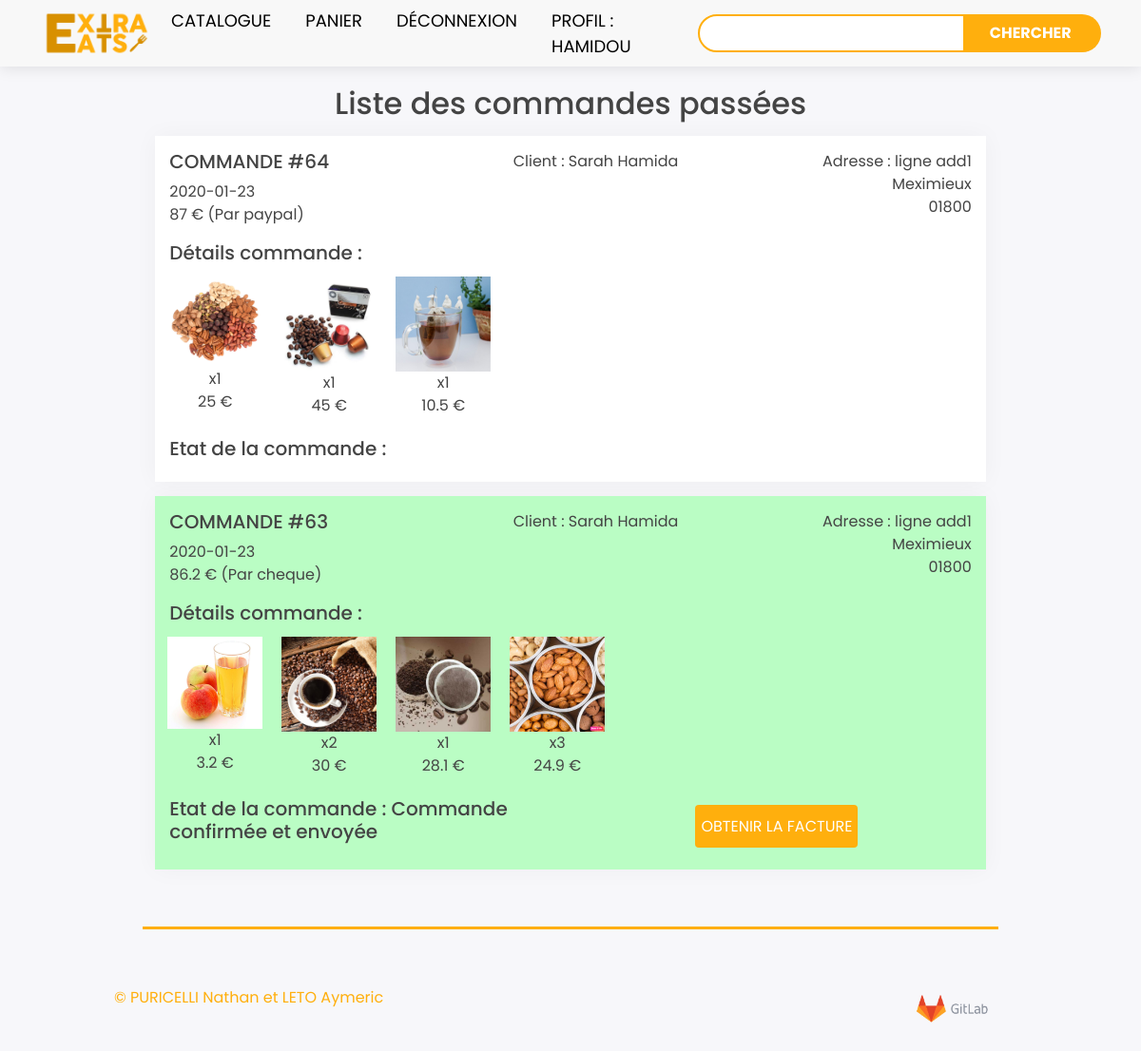
The app's page /index.php?page=profile (signed in), older data.
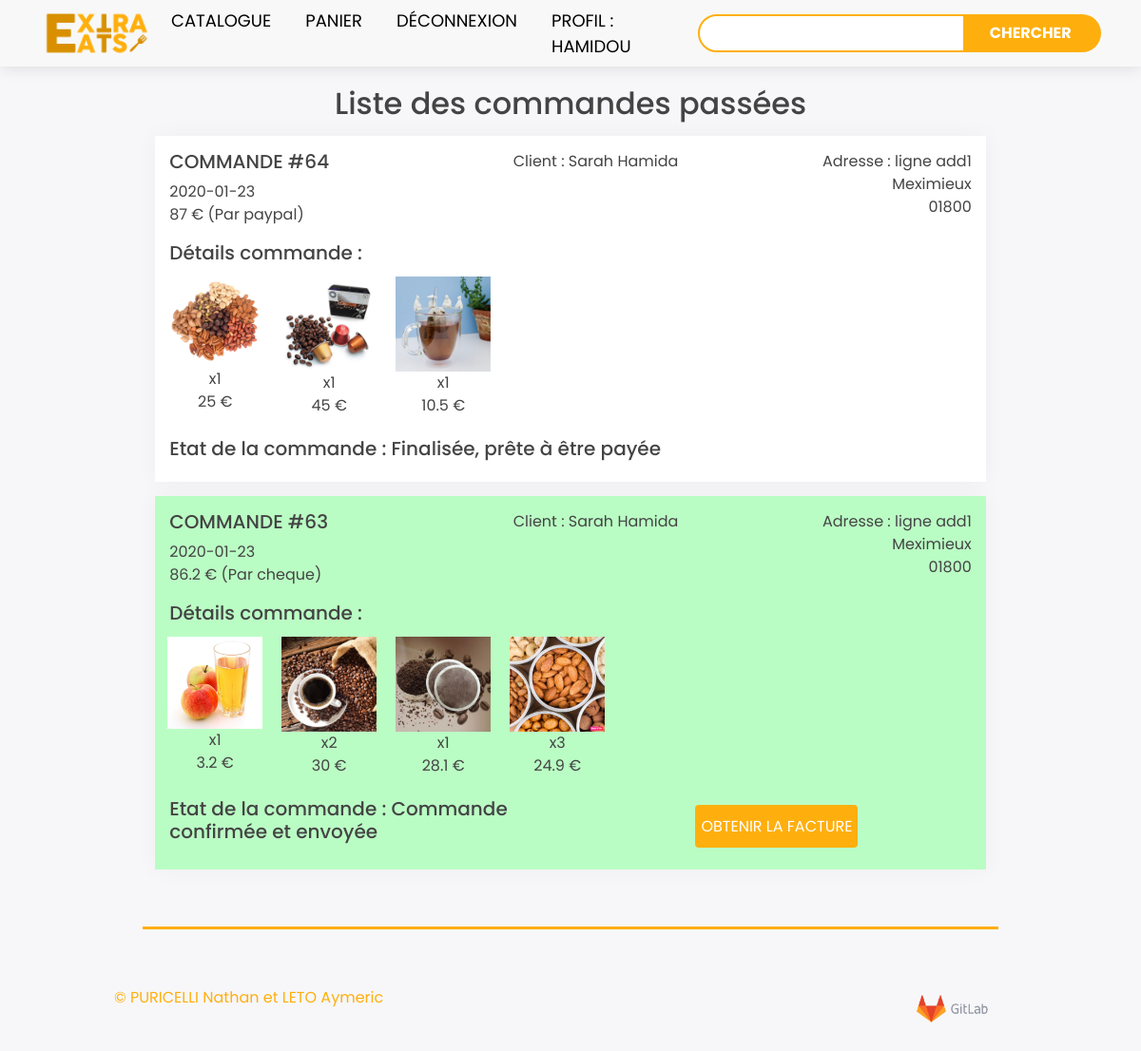
The same page, newer data.
### tables this page shows
CREATE TABLE `orders` (
  `id` int(20) NOT NULL,
  `customer_id` varchar(100) NOT NULL,
  `registered` int(11) NOT NULL,
  `delivery_add_id` int(11) DEFAULT NULL,
  `payment_type` varchar(6) DEFAULT NULL,
  `date` date DEFAULT NULL,
  `status` tinyint(4) NOT NULL,
  `session` varchar(100) NOT NULL,
  `total` float DEFAULT NULL
);

### Controller/ControllerProfile.php (called while the page is built, shortened)
<?php
require_once 'Model/Profile.php';
class ControllerProfile {
    private $profile;
    public function __construct() {
        $this->profile = new Profile();
    }
    public function getOrders($session,$username) {
        $ordersTable = $this->profile->getAllOrders($session,$username);
        $ordersList = array();
        foreach ($ordersTable as $order) {
            $status = $order['status'];
            $date = $order['date'];
            if($order['payment_type'] != null) {
                $payment_type = $order['payment_type'];
            } else {
                $payment_type = null;
            }
            $total = $order['total'];
            $customer_id = $order['customer_id'];
            $customerTable = $this->profile->getCustomer($customer_id);
            $customer = array(
                "forname" => $customerTable["forname"],
                "surname" => $customerTable["surname"],
            );
            $delivery_add_id = $order['delivery_add_id'];
            if ($delivery_add_id != null) {
                $addressTable = $this->profile->getAddress($delivery_add_id);
                $address = array(
                    "add1" => $addressTable["add1"],
                    "city" => $addressTable["city"],
                    "postcode" => $addressTable["postcode"],
                );
            } else {
                $address = null;
            }
            $orderId = $order['id'];
            $itemTable = $this->profile->getOrderItems($orderId);
            $itemList = array();
            foreach ($itemTable as $orderItemLine) {
                $quantity = $orderItemLine['quantity'];
                $itemId =  $orderItemLine['product_id'];
                $itemInfos = $this->profile->getItemInfos($itemId);
                $name = $itemInfos["name"];
                $image = $itemInfos["image"];
                $price = $itemInfos["price"];
                $item = array(
                    "quantity" => $quantity,
                    "name" => $name,
                    "image" => $image,
                    "price" => $price
                );
                array_push($itemList, $item);
            }
            $orderInfos = array(
                "id" => $orderId,
                "date" => $date,
                "payment_type" => $payment_type,
                "status" => $status,
                "total" => $total,
                "customer" => $customer,
                "address" => $address,
                "itemList" => $itemList
            );
            array_push($ordersList, $orderInfos);
        }
        return $ordersList;
    }
    public function showProfile($session,$username) {
        $ordersList = $this->getOrders($session,$username);
        $view = new View("Profile");
        $view->generate(array('ordersList' => $ordersList));
    }
}

### index.php (called while the page is built, shortened)
<?php
$router = new Router();
$router->routing();

### Model/Profile.php (called while the page is built, shortened)
<?php
require_once 'Model.php';
class Profile extends Model {
    public function getAllOrders($session, $username)
    {
        if($username == null)
        {
            $sql = "select * from orders where session = ? and registered = 0 and status != 0 order by id desc";
            $result = $this->executerRequete($sql, array($session));
            return $result;
        }
        else{
            $sql = "select O.* FROM orders O JOIN customers C on C.id = O.customer_id
            WHERE C.id = (SELECT customer_id from logins WHERE username = ?) and O.status != 0 order by id desc";
            $result = $this->executerRequete($sql, array($username));
            return $result;
        }
    }
    public function getCustomer($id) {
        $sql = "SELECT * FROM customers WHERE id = ?";
        $query = $this->executerRequete($sql, array($id));
        $q = $query->fetch();
        if($id != 0)
        {
            return $q;
        }
        else return array('forname' => "Utilisateur", "surname" => "Anonyme");
    }
    public function getAddress($id) {
        $sql = "SELECT * FROM delivery_addresses WHERE id = ?";
        $query = $this->executerRequete($sql, array($id));
        $q = $query->fetch();
        return $q;
    }
    public function getOrderItems($id) {
        $sql = "SELECT * FROM orderitems WHERE order_id = ?";
        $query = $this->executerRequete($sql, array($id));
        return $query;
    }
    public function getItemInfos($id) {
        $sql = "SELECT * FROM products WHERE id = ?";
        $query = $this->executerRequete($sql, array($id));
        $q = $query->fetch();
        return $q;
    }
}

### Model/Model.php (called while the page is built, shortened)
<?php
abstract class Model {
    private $bdd;
    protected function executerRequete($sql, $params = null) {
        if ($params == null) {
            $resultat = $this->getBdd()->query($sql);
        }
        else {
            $resultat = $this->getBdd()->prepare($sql);
            $resultat->execute($params);
        }
        return $resultat;
    }
    private function getBdd() {
        if ($this->bdd == null) {
            $dbhost = 'localhost';
            $dbbase = 'web4shop';
            $dbuser = 'userepul';
            $dbpwd = 'epul';
            $this->bdd = new PDO("mysql:host=$dbhost;dbname=$dbbase;charset=utf8",$dbuser, $dbpwd,
                    array(PDO::ATTR_ERRMODE => PDO::ERRMODE_EXCEPTION));
        }
        return $this->bdd;
    }
}

### View/ViewProfile.php (the view, shortened to what the changed rows need)
<div class="container">
    <div class="container">
        <div class="text-center">
            <h2>Liste des commandes passées</h2>
        </div>
        <?php foreach ($ordersList as $order):?>
        <?php if($order['status'] == 10):?>
        <div class="orderBox confirmed">
        <?php else:?>
        <div class="orderBox">
        <?php endif;?>
            <div class="row">
                <div class="col-5" style="text-align:left;">
                    <h5>COMMANDE #<?= $order['id'] ?></h5>
                    <p><?= $order['date'] ?><br/>
                    <?= $order['total'] ?> €
                    <?php if($order['payment_type'] != null): ?>
                    (Par <?= $order['payment_type'] ?>)
                    <?php endif; ?></p>
                </div>
                <div class="col-3">
                    <p>Client : <?= $order['customer']['forname']." ".$order['customer']['surname'] ?></p>
                </div>
                <div class="col-4" style="text-align:right;">
                    <?php if($order['address'] != null):?>
                    <p>Adresse : <?= $order['address']['add1'] ?> <br/>
                    <?= $order['address']['city'] ?> <br/>
                    <?= $order['address']['postcode'] ?></p>
                    <?php endif; ?>
                </div>
            </div>
            <div class="row">
                <h5>Détails commande :</h5>
            </div>
            <div class="row">
                <?php foreach ($order['itemList'] as $item):?>
                <div class="smallProductBox">
                    <?= "<img src = \"assets/img/". $item['image'] ."\" class ='smallItemImage'>" ?>
                    <p>x<?= $item['quantity'] ?><br/>
                    <?= $item['price']*$item['quantity'] ?> €</p>
                </div>
                <?php endforeach; ?>
            </div>
            <div class="row">
                <div class="col">
                    <?php
                    switch ($order['status']) {
                        case 1:
                            $txtStatus = "Finalisée, prête à être payée";
                            break;
                        case 10:
                            $txtStatus = "Commande confirmée et envoyée";
                            break;
                    }
                    ?>
                    <h5>Etat de la commande : <?= $txtStatus ?></h5>
                </div>
            </div>
        </div>
        <?php endforeach; ?>
    </div>
</div>

Row changes from the older to the newer data that the page shows:
changed orders "paypal": status (not shown) → "Finalisée, prête à être payée"
